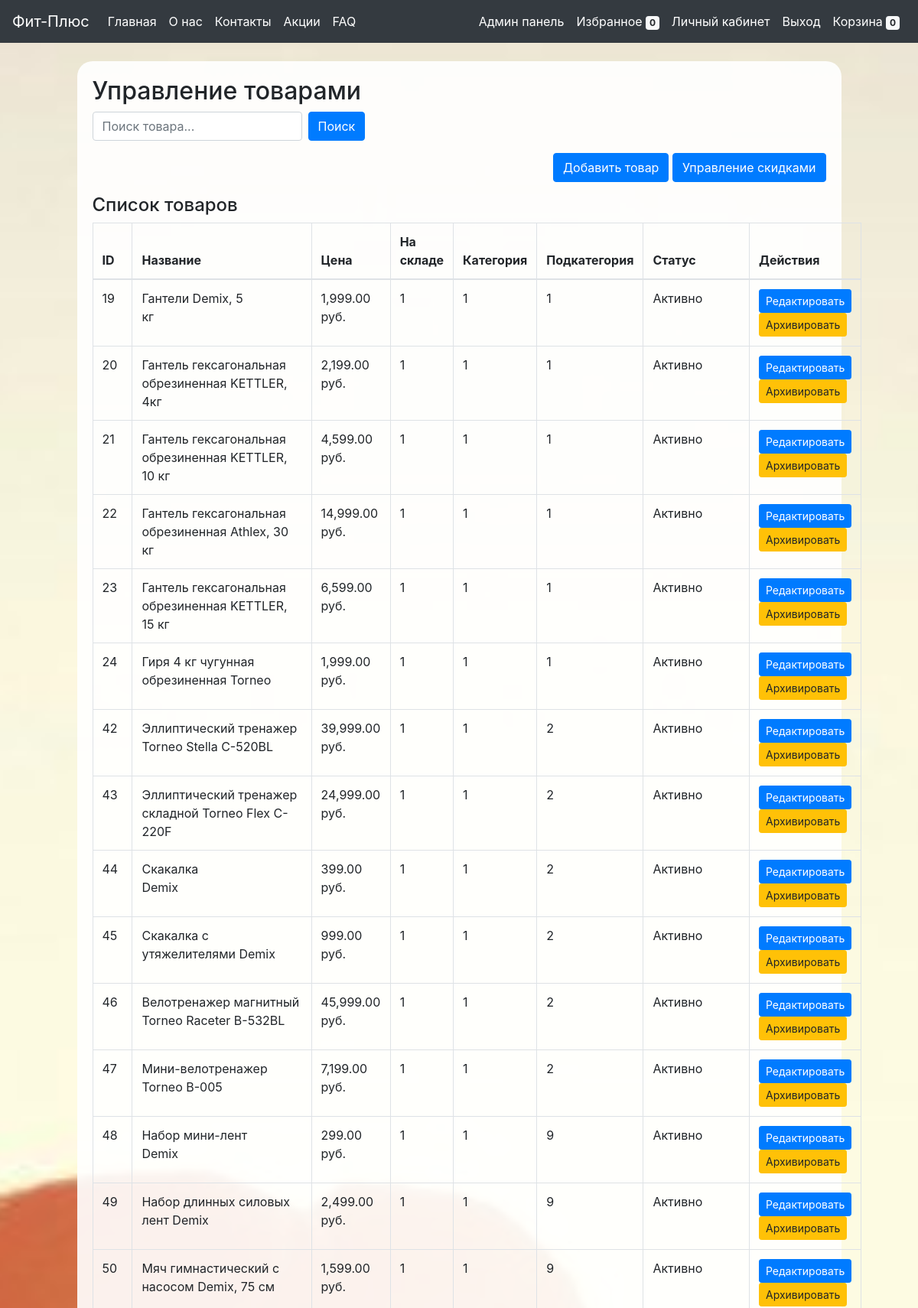
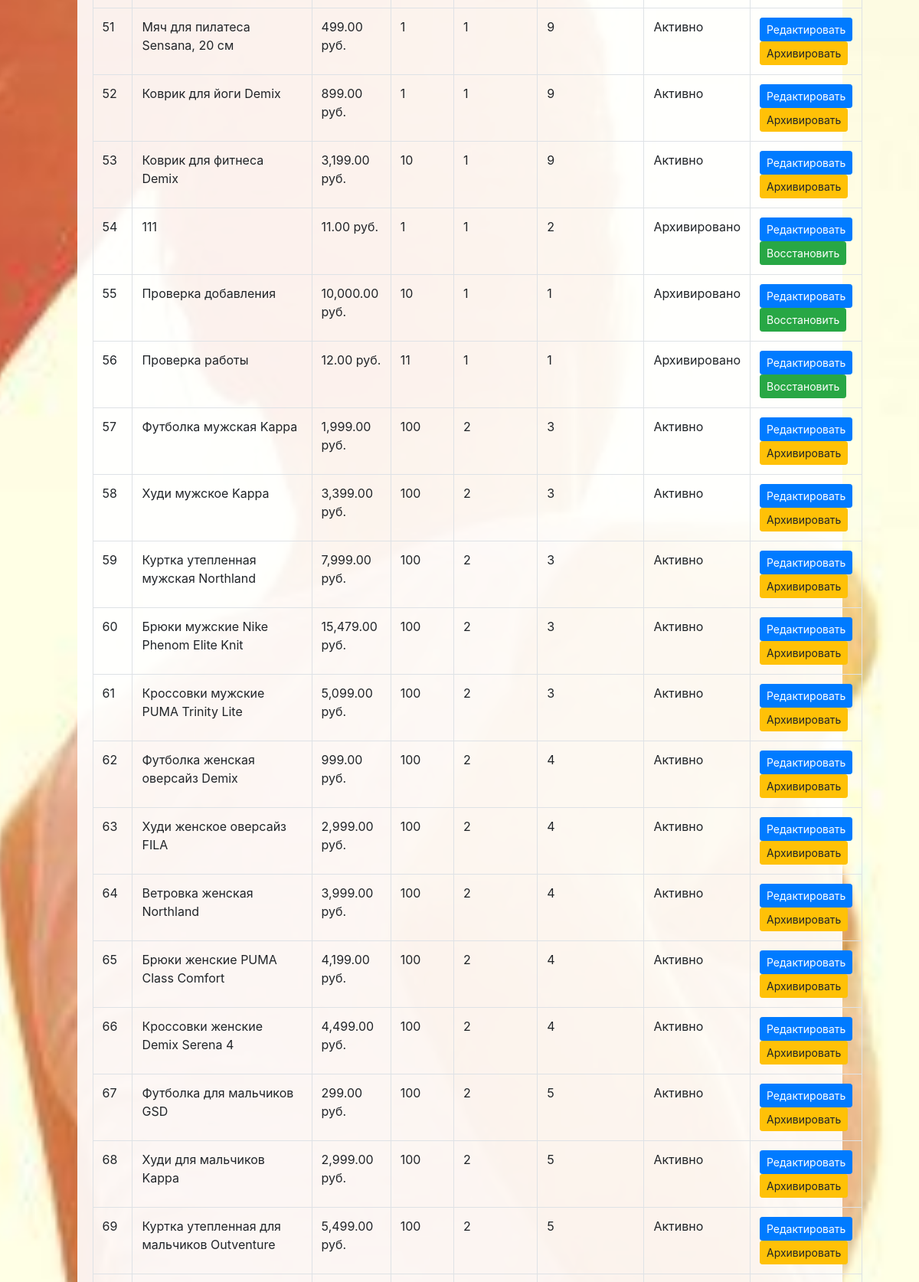
Screenshot of /admin_products.php (signed in, upper part) with the database file from the repository (2 pictures, top to bottom).
### tables this page shows
CREATE TABLE `products` (
  `id` int(11) NOT NULL,
  `name` varchar(255) NOT NULL,
  `description` text,
  `color` varchar(255) DEFAULT NULL,
  `material` varchar(255) DEFAULT NULL,
  `country` varchar(50) DEFAULT NULL,
  `size` varchar(30) DEFAULT NULL,
  `price` decimal(10,2) NOT NULL,
  `category_id` int(11) NOT NULL,
  `subcategory_id` int(11) NOT NULL,
  `created_at` timestamp NULL DEFAULT CURRENT_TIMESTAMP,
  `status` enum('active','archived') NOT NULL DEFAULT 'active',
  `stock` int(11) NOT NULL DEFAULT '0',
  `discount` decimal(5,2) NOT NULL DEFAULT '0.00'
);

### admin_products.php (the view, shortened to what this page needs)
<?php
require 'config.php';
$searchQuery = '';
$params = [];
if (isset($_GET['q']) && !empty($_GET['q'])) {
    $searchQuery = trim($_GET['q']);
    $whereClause = " WHERE name LIKE :q ";
    $params[':q'] = '%' . $searchQuery . '%';
} else {
    $whereClause = "";
}
$stmt = $pdo->prepare("SELECT * FROM products $whereClause ORDER BY id ASC");
$stmt->execute($params);
$products = $stmt->fetchAll(PDO::FETCH_ASSOC);
?>
<?php include 'header.php'; ?>
<div class="container mt-4">
    <div class="legla">
    <h2>Управление товарами</h2>
    <form method="get" action="admin_products.php" class="form-inline mb-3">
        <input type="text" name="q" class="form-control mr-2" placeholder="Поиск товара..." value="<?= htmlspecialchars($searchQuery) ?>">
        <button type="submit" class="btn btn-primary">Поиск</button>
    </form>
    <div class="mb-3 text-right">
        <a href="add_product.php" class="btn btn-primary">Добавить товар</a>
        <a href="admin_discounts.php" class="btn btn-primary">Управление скидками</a>
    </div>
    <h4>Список товаров</h4>
    <table class="table table-bordered">
        <thead>
            <tr>
                <th>ID</th>
                <th>Название</th>
                <th>Цена</th>
                <th>На складе</th>
                <th>Категория</th>
                <th>Подкатегория</th>
                <th>Статус</th>
                <th>Действия</th>
            </tr>
        </thead>
        <tbody>
            <?php foreach ($products as $prod): ?>
            <tr>
                <td><?= $prod['id'] ?></td>
                <td><?= htmlspecialchars($prod['name']) ?></td>
                <td><?= number_format($prod['price'], 2) ?> руб.</td>
                <td><?= htmlspecialchars($prod['stock']) ?></td>
                <td><?= $prod['category_id'] ?></td>
                <td><?= $prod['subcategory_id'] ?></td>
                <td>
                    <?php
                        if ($prod['status'] == 'active') { echo 'Активно'; }
                        elseif ($prod['status'] == 'archived') { echo 'Архивировано'; }
                        else { echo htmlspecialchars($prod['status']); }
                    ?>
                </td>
                <td>
                    <a href="admin_edit_product.php?id=<?= $prod['id'] ?>" class="btn btn-primary btn-sm">Редактировать</a>
                    <?php if ($prod['status'] == 'active'): ?>
                        <a href="admin_toggle_product_status.php?id=<?= $prod['id'] ?>&action=archive" class="btn btn-warning btn-sm" onclick="return confirm('Архивировать товар?');">Архивировать</a>
                    <?php else: ?>
                        <a href="admin_toggle_product_status.php?id=<?= $prod['id'] ?>&action=restore" class="btn btn-success btn-sm" onclick="return confirm('Восстановить товар?');">Восстановить</a>
                    <?php endif; ?>
                </td>
            </tr>
            <?php endforeach; ?>
        </tbody>
    </table>
</div>
</div>

### header.css (style rules this page uses)
body { background: url("../icons/background.jpg") no-repeat center center fixed; background-size: cover; margin-bottom: 60px; padding-top: 56px; }
.legla { background-color: rgba(255, 255, 255, 0.9); border-radius: 20px; padding: 20px; margin: 20px auto; width: 90%; max-width: 1100px; box-sizing: border-box; display: block; position: relative; }

### rows the page displays
products: id "19", name "Гантели Demix, 5 кг", price "1,999.00", stock "1", category "1", subcategory "1", status "Активно"
products: id "20", name "Гантель гексагональная обрезиненная KETTLER, 4кг", price "2,199.00", stock "1", category "1", subcategory "1", status "Активно"
products: id "21", name "Гантель гексагональная обрезиненная KETTLER, 10 кг", price "4,599.00", stock "1", category "1", subcategory "1", status "Активно"
products: id "22", name "Гантель гексагональная обрезиненная Athlex, 30 кг", price "14,999.00", stock "1", category "1", subcategory "1", status "Активно"
products: id "23", name "Гантель гексагональная обрезиненная KETTLER, 15 кг", price "6,599.00", stock "1", category "1", subcategory "1", status "Активно"
products: id "24", name "Гиря 4 кг чугунная обрезиненная Torneo", price "1,999.00", stock "1", category "1", subcategory "1", status "Активно"
products: id "42", name "Эллиптический тренажер Torneo Stella C-520BL", price "39,999.00", stock "1", category "1", subcategory "2", status "Активно"
products: id "43", name "Эллиптический тренажер складной Torneo Flex C-220F", price "24,999.00", stock "1", category "1", subcategory "2", status "Активно"
products: id "44", name "Скакалка Demix", price "399.00", stock "1", category "1", subcategory "2", status "Активно"
products: id "45", name "Скакалка с утяжелителями Demix", price "999.00", stock "1", category "1", subcategory "2", status "Активно"
products: id "46", name "Велотренажер магнитный Torneo Raceter B-532BL", price "45,999.00", stock "1", category "1", subcategory "2", status "Активно"
products: id "47", name "Мини-велотренажер Torneo B-005", price "7,199.00", stock "1", category "1", subcategory "2", status "Активно"
products: id "48", name "Набор мини-лент Demix", price "299.00", stock "1", category "1", subcategory "9", status "Активно"
products: id "49", name "Набор длинных силовых лент Demix", price "2,499.00", stock "1", category "1", subcategory "9", status "Активно"
products: id "50", name "Мяч гимнастический с насосом Demix, 75 см", price "1,599.00", stock "1", category "1", subcategory "9", status "Активно"
products: id "51", name "Мяч для пилатеса Sensana, 20 см", price "499.00", stock "1", category "1", subcategory "9", status "Активно"
products: id "52", name "Коврик для йоги Demix", price "899.00", stock "1", category "1", subcategory "9", status "Активно"
products: id "53", name "Коврик для фитнеса Demix", price "3,199.00", stock "10", category "1", subcategory "9", status "Активно"
products: id "54", name "111", price "11.00", stock "1", category "1", subcategory "2", status "Архивировано"
products: id "55", name "Проверка добавления", price "10,000.00", stock "10", category "1", subcategory "1", status "Архивировано"
products: id "56", name "Проверка работы", price "12.00", stock "11", category "1", subcategory "1", status "Архивировано"
products: id "57", name "Футболка мужская Kappa", price "1,999.00", stock "100", category "2", subcategory "3", status "Активно"
products: id "58", name "Худи мужское Kappa", price "3,399.00", stock "100", category "2", subcategory "3", status "Активно"
products: id "59", name "Куртка утепленная мужская Northland", price "7,999.00", stock "100", category "2", subcategory "3", status "Активно"
products: id "60", name "Брюки мужские Nike Phenom Elite Knit", price "15,479.00", stock "100", category "2", subcategory "3", status "Активно"
products: id "61", name "Кроссовки мужские PUMA Trinity Lite", price "5,099.00", stock "100", category "2", subcategory "3", status "Активно"
products: id "62", name "Футболка женская оверсайз Demix", price "999.00", stock "100", category "2", subcategory "4", status "Активно"
products: id "63", name "Худи женское оверсайз FILA", price "2,999.00", stock "100", category "2", subcategory "4", status "Активно"
products: id "64", name "Ветровка женская Northland", price "3,999.00", stock "100", category "2", subcategory "4", status "Активно"
products: id "65", name "Брюки женские PUMA Class Comfort", price "4,199.00", stock "100", category "2", subcategory "4", status "Активно"
products: id "66", name "Кроссовки женские Demix Serena 4", price "4,499.00", stock "100", category "2", subcategory "4", status "Активно"
products: id "67", name "Футболка для мальчиков GSD", price "299.00", stock "100", category "2", subcategory "5", status "Активно"
products: id "68", name "Худи для мальчиков Kappa", price "2,999.00", stock "100", category "2", subcategory "5", status "Активно"
products: id "69", name "Куртка утепленная для мальчиков Outventure", price "5,499.00", stock "100", category "2", subcategory "5", status "Активно"

### other values shown
$favCount "0"
array_sum($_SESSION['cart']) "0"
